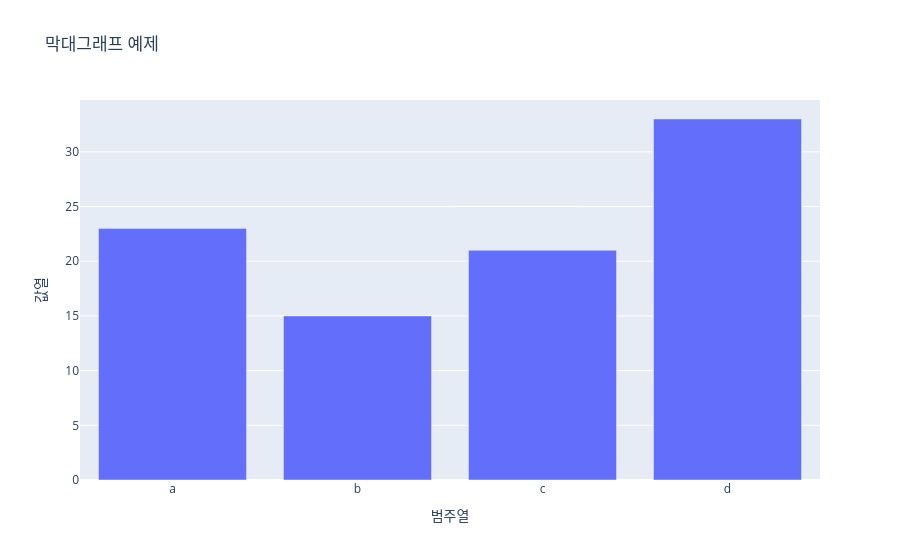

The cell this chart's notebook holds for it:
### Markdown cell above
### 선그래프 : 순차적인 순서에 따른 값의 변화를 선으로 연결해서 보고 싶을 때

### Code cell
import plotly.express as px
import pandas as pd

df = pd.DataFrame({
    "범주열": ["a","b","c","d"],
    "값열" : [23, 15, 21, 33]
})

fig = px.bar(
    df,
    x = "범주열",
    y = "값열",
    title = "막대그래프 예제"
)

fig.show()

### Figure 1 — Plotly figure (JSON) as saved in the notebook; plotly's stock layout.template omitted (floating-point values rounded to 4 significant figures)
{"data": [{"alignmentgroup": "True", "hovertemplate": "범주열=%{x}<br>값열=%{y}<extra></extra>", "legendgroup": "", "marker": {"color": "#636efa", "pattern": {"shape": ""}}, "name": "", "offsetgroup": "", "orientation": "v", "showlegend": false, "textposition": "auto", "type": "bar", "x": ["a", "b", "c", "d"], "xaxis": "x", "y": [23, 15, 21, 33], "yaxis": "y"}], "layout": {"barmode": "relative", "legend": {"tracegroupgap": 0}, "title": {"text": "막대그래프 예제"}, "xaxis": {"anchor": "y", "domain": [0, 1], "title": {"text": "범주열"}}, "yaxis": {"anchor": "x", "domain": [0, 1], "title": {"text": "값열"}}}}
